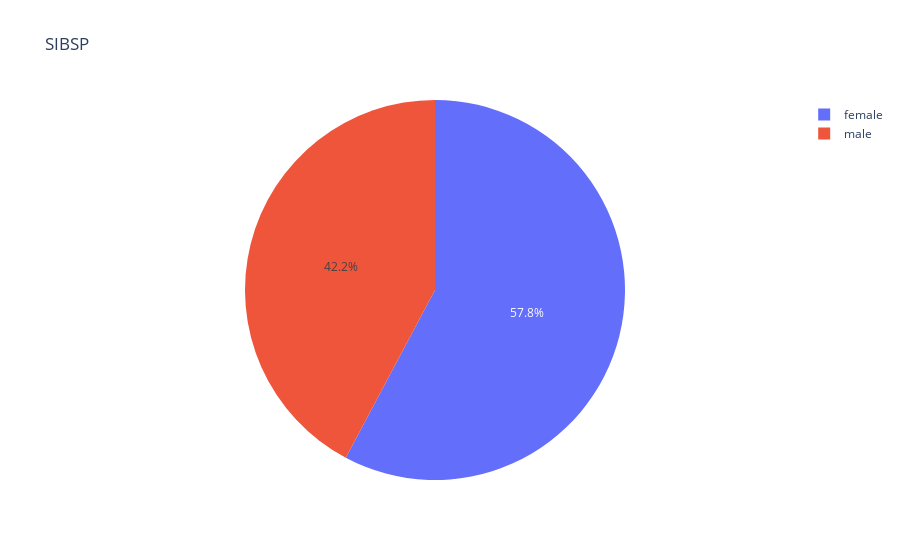

Here is the notebook cell this chart was saved with:
### Markdown cell above
From the above we can see that upto 80 years people travelled on ship that to specifically its 'male' and also the count of male are high than female.

### Code cell
# count the percentage siblings present inside the ship based on gendre
fig = px.pie(df, values="sibsp", names="sex",title='SIBSP')
fig.show()

### Figure 1 — Plotly figure (JSON) as saved in the notebook; plotly's stock layout.template omitted (floating-point values rounded to 4 significant figures; data arrays with more than 128 entries replaced by an {"elided": "..."} marker saying what was removed)
{"data": [{"domain": {"x": [0, 1], "y": [0, 1]}, "hovertemplate": "sex=%{label}<br>sibsp=%{value}<extra></extra>", "labels": {"elided": "201 str values"}, "legendgroup": "", "name": "", "showlegend": true, "type": "pie", "values": {"elided": "201 int values"}}], "layout": {"legend": {"tracegroupgap": 0}, "title": {"text": "SIBSP"}}}
